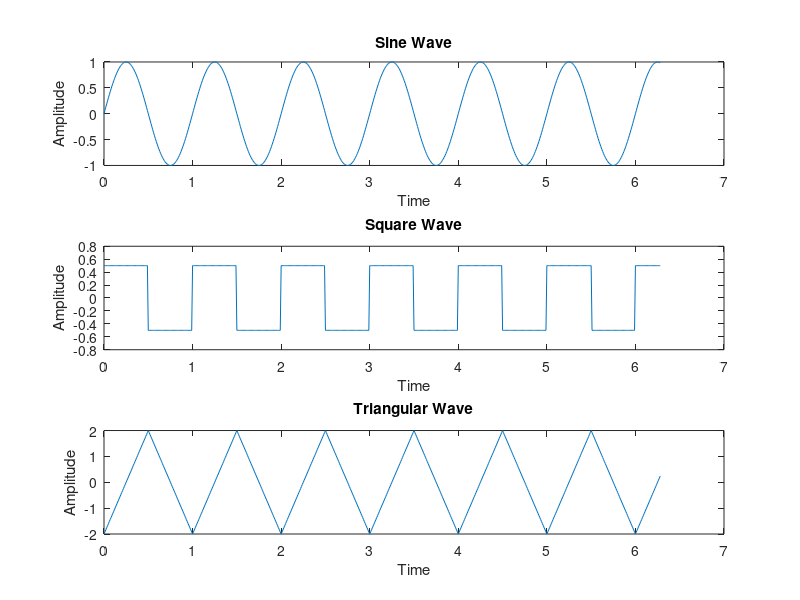

This figure's MATLAB source: (Note: this script raises an error after producing the figure.)
t = 0:0.01:2*pi;
f = 1;
y = sin(2*pi*f*t);

square_wave = 0.5*square(2*pi*f*t);

triangular_wave = 2*sawtooth(2*pi*f*t, 0.5);

figure;
subplot(3,1,1);
plot(t, y);
xlabel('Time');
ylabel('Amplitude');
title('Sine Wave');

subplot(3,1,2);
plot(t, square_wave);
xlabel('Time');
ylabel('Amplitude');
title('Square Wave');

subplot(3,1,3);
plot(t, triangular_wave);
xlabel('Time');
ylabel('Amplitude');
title('Triangular Wave');

amplitude_y = max(y);

[pks, locs] = findpeaks(y);
time_period = t(locs(end)) - t(locs(1));
num_cycles = length(pks) - 1;
frequency_y = num_cycles / time_period;

fprintf('Sine Wave: Amplitude = %f \t Frequency = %f Hz\n', amplitude_y, frequency_y);

amplitude_square = max(square_wave);

[pks, locs] = findpeaks(square_wave);
time_period = t(locs(end)) - t(locs(1));
num_cycles = length(pks) - 1;
frequency_square = num_cycles / time_period;

fprintf('Square Wave: Amplitude = %f \t Frequency = %f Hz\n', amplitude_square, frequency_square);

amplitude_triangular = max(triangular_wave);

[pks, locs] = findpeaks(triangular_wave);
time_period = t(locs(end)) - t(locs(1));
num_cycles = length(pks) - 1;
frequency_triangular = num_cycles / time_period;

fprintf('Triangular Wave: Amplitude = %f \t Frequency = %f Hz\n', amplitude_triangular, frequency_triangular);
